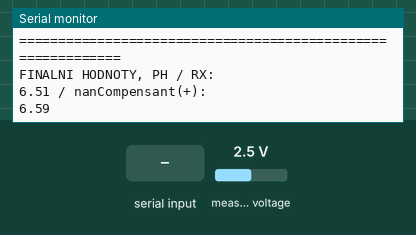
A sketch run on a simulated Arduino Uno, built with avr-gcc and run on an emulated ATmega328P. Parts: the last lines printed to the serial monitor. Inputs (shaded band) come from the test bench; at power-on: measured voltage 2.5 V.

Above: at 1.3 s.
1.4 s: measured voltage set to 0.1 V
At 1.56 s:
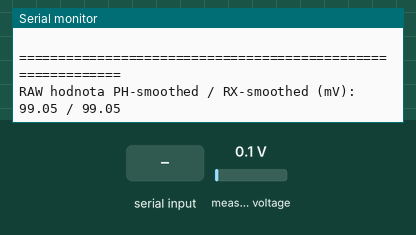
4.4 s: "PH4" received over Serial
At 6.4 s:
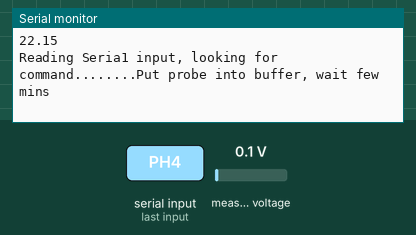

The sketch:

ph_rx_ads-readings_v2.ino
```cpp
#include <Wire.h>
#include <Adafruit_ADS1015.h>

// *** OBJECTS ***
Adafruit_ADS1015 ads1015RX(0x48);
Adafruit_ADS1015 ads1015PH(0x49);

// *** PH reference
float PH4_mV = 2887.4;      //PH reference voltage
float PH7_mV = 2424.5;

// ** PH **
float PH_constM;
float PH_constB;
float RawPHvalue_smooth;
float RawPHvalue_actual;
float PH_cal;
//***

// *** ORP reference
float RX475_mV = 0.0;     //ORP reference voltage
float RX650_mV = 0.0;

// ** ORP **
float RX_constM;
float RX_constB;
float RawRXvalue_smooth;
float RawRXvalue_actual;
float RX_cal;
//***

float MyTemp = 21.5;

String _SerialRead = "";    //SerialReadings-cache

void setup() {
  // put your setup code here, to run once:

  Serial.begin(9600);
  delay(50);

  ads1015RX.begin();
  delay(50);
  ads1015PH.begin();

Serial.println("Taking Readings from PH Sensor");

}

void loop() {
  // put your main code here, to run repeatedly:

  // receive data from serial console:
  if (Serial.available() > 0) {

      Serial.println("");
      Serial.print("Reading Seria1 input, looking for command........");

    while (Serial.available() > 0) {          //Only run when there is data available

    _SerialRead += char(Serial.read());       //Here every received char will be

    if (_SerialRead == "PH4") {               //Checks string and parse received command!

      PH4_mV = PHX_calibration("ph");

      Serial.println("got-ph4!");
      Serial.println("");

      _SerialRead = "";                 //Do something then clear the string
    }
       else if (_SerialRead == "PH7") {               //Checks string and parse received command!

      PH7_mV = PHX_calibration("ph");

      Serial.print("got-ph7!");
      Serial.println(" ");

      _SerialRead = "";                 //Do something then clear the string
    }
        else if (_SerialRead == "RX475") {               //Checks string and parse received command!

        RX475_mV = PHX_calibration("rx");

        Serial.print("got-rx475!");
        Serial.println(" ");

        _SerialRead = "";                 //Do something then clear the string
    }
        else if (_SerialRead == "RX650") {               //Checks string and parse received command!

        RX650_mV = PHX_calibration("rx");

        Serial.print("got-rx650!");
        Serial.println(" ");

        _SerialRead = "";                 //Do something then clear the string
    }
   }
  }

// ORP/PH formula: "y = mx + b"
//
//m = (y2-y1) / (x2-x1)
//m = ((7-4) / (PH7_rawV - PH4_rawV))
//
//b = (y1) - m*(x1)
//b = 4 - PH_constM*PH4_rawV
//
//pH (calibrated) = m(analogReadings) + b


  RawPHvalue_actual = 0.0;
  RawPHvalue_smooth = 0.0;

  //--------------------------------------------------------------------------------------------------
  RawPHvalue_smooth = PHX_readings("ph", 10, 1);                        //already converted
  RawPHvalue_actual = (ads1015PH.readADC_SingleEnded(0) * 3.001466);    //12bits;
  //--------------------------------------------------------------------------------------------------

  RawRXvalue_smooth = 0.0;
  RawRXvalue_actual = 0.0;

int RawRXval_buf[20];

  //--------------------------------------------------------------------------------------------------
  RawRXvalue_smooth = PHX_readings("rx", 10, 1);                             //already converted
  RawRXvalue_actual = (ads1015RX.readADC_SingleEnded(0) * 3.001466);  //12bits;
  //--------------------------------------------------------------------------------------------------

  Serial.println(" ");
  Serial.println("============================================================ ");
  Serial.print("RAW hodnota PH-smoothed / RX-smoothed (mV): ");
  Serial.print(RawPHvalue_smooth);
  Serial.print(" / ");
  Serial.print(RawRXvalue_smooth);
  Serial.println("");
  //-----------------------------------------------------------
  Serial.print("RAW hodnota PH-once / RX-once (mV):         ");
  Serial.print(RawPHvalue_actual);
  Serial.print(" / ");
  Serial.print(RawRXvalue_actual);
  Serial.println(" ");

PH_constM = ( (7.0 - 4.0)/(PH7_mV - PH4_mV) );
RX_constM = ( (650.0 - 450.0)/(RX650_mV - RX475_mV));

  Serial.println(" ");
  Serial.print("Konstanty M, PH / RX:                       ");
  Serial.print(PH_constM);
  Serial.print("  /  ");
  Serial.print(RX_constM);
  Serial.println(" ");
  delay(10);

PH_constB = (4.0-(PH_constM * PH4_mV));
RX_constB = (475.0-(RX_constM * RX475_mV));

Serial.print("Konstanta B, PH / RX:                       ");
  Serial.print(PH_constB);
  Serial.print(" / ");
  Serial.print(RX_constB);
  Serial.println(" ");
  delay(10);

PH_cal = ((PH_constM * RawPHvalue_smooth) + PH_constB);
RX_cal = ((RX_constM * RawRXvalue_smooth) + RX_constB);

  Serial.println("============================================================ ");
  Serial.print("FINALNI HODNOTY, PH / RX:                   ");
  Serial.print(PH_cal);
  Serial.print(" / ");
  Serial.print(RX_cal);

  // Final temperature compensation part, values mapped based on this article - table in the midle of this page:
  // https://chem.libretexts.org/Core/Physical_and_Theoretical_Chemistry/Acids_and_Bases/Acids_and_Bases_in_Aqueous_Solutions/The_pH_Scale/Temperature_Dependence_of_the_pH_of_pure_Water

  if (MyTemp >= 26.0 && MyTemp <= 40.0) {

    int tempcomp = map( ((int)MyTemp * 100), 2500, 4000, 0, 23);    //offset map: 0 at 25C and -0,23 at 40C
    PH_cal -= ( (float)tempcomp / 100.0);

      Serial.println("Compensant(-): ");
      Serial.print(PH_cal);
    }
    else if (MyTemp >= 0.0 && MyTemp <= 24.0) {                     //offset map: 0.47 at 0C and 0 at 25C

      int tempcomp = map( ((int)MyTemp * 100), 0, 2500, 47, 0);
      PH_cal += ( (float)tempcomp / 100.0);

      Serial.println("Compensant(+): ");
      Serial.print(PH_cal);
      }
      else {
        Serial.println("Compensant(=): ");
        }

  Serial.println("");

  delay(880);

} //loop


//------------------------------------------------------------------------------------------------ ADS Calibration Function

float PHX_calibration(char cal[2]) {                  //expecting "ph" od "rx" string to be passed to this and PHX_reading() func.

  float PHX_refV = 0.0; //calculated smooth value, it will be returned

  float PHX_F;      //first sample portion to be compared with secound one
  float PHX_S;      //secound sample to be compared with first one

  Serial.println("Put probe into buffer, wait few mins");
  delay(120000);

 do {

   Serial.println("");
   Serial.println("Calculation --> --> ");

    delay(5000);

   Serial.println("...first portion of (100smpls/10ms).");
    PHX_F = PHX_readings(cal, 100, 10);

   Serial.println(PHX_F, 4);
    delay(500);

   Serial.println("...secound portion (100smpls/10ms).");
    PHX_S = PHX_readings(cal, 100, 10);

    Serial.println(PHX_S, 4);
    delay(500);

    } while ( ( ((PHX_F + PHX_S) / 2.0) - PHX_F >= 0.5) || ( ((PHX_F + PHX_S) / 2.0) - PHX_S >= 0.5) );

  PHX_refV = ( (PHX_F + PHX_S) / 2.0);    //getting average value from both blocks
  delay(1000);

 Serial.println("");
 Serial.println("Put out probe from buffer. ");
 Serial.println("");
 Serial.println("Final obtained value: ");
 Serial.println(PHX_refV);

 delay(1000);

 Serial.print("Calibrated value received ................");

 //returning smooth value in mV
 return PHX_refV;

} //end-od calibration

//------------------------------------------------------------------------------------------------ ADS Reading Function

float PHX_readings(char sel[2], int sum, int dly) {

 float Raw_smooth = 0.0;  //smooth value, it will be returned from this function

 long Raw_buf[sum];
 long Raw_sum = 0;

 // re-reding of analog values from I2C [ ADS modules under PH-analog modules ]

 for (int i = 0; i < sum; i++) {        //Geting requested portion of samples from the sensor.

  if (sel == "ph") {                  //PH probe selection for readings

    Raw_buf[i] = ads1015PH.readADC_SingleEnded(0);
    delay(dly);                         //Set the delay (period) based on value passed to into

  }
  else if (sel == "rx") {             //ORP-Redox-Rx probe selection for readings

    Raw_buf[i] = ads1015RX.readADC_SingleEnded(0);
    delay(dly);                       //Set the delay (period) based on value passed to into
  }
  else {
    Serial.println("");
    Serial.print("Error: ");
    Serial.println("In PH/RX probe selection!");
  }

 } //smoothing process
  for (int i = 0; i < (sum - 1); i++) {     //sorting all analog data from small to large

    for (int j = i+1; j < sum; j++) {

      if (Raw_buf[i] > Raw_buf[j]) {

          int temp = Raw_buf[i];
              Raw_buf[i] = Raw_buf[j];
              Raw_buf[j] = temp;
      } //for
    } //if
  } //for

    for (int i = 2; i < (sum - 2); i++) {   //taking the average value from center of sorted sample

      Raw_sum += Raw_buf[i];
      }

  //Calculation of miliVolts smooth reading (volts must be positive 0-5V)
  Raw_smooth = (((float)Raw_sum / ((float)sum - 4.0) ) * 3.001466);       //convertig 12bits to mV

  //returning smooth value in mV
  return Raw_smooth;

} // ph-or-orp_reading function
```

Measured:
- after the input at 1.4 s, the serial monitor: prints a new line after 0.16 s (image 1)
- after the input at 4.4 s, the serial monitor: prints a new line after 1.0 s (image 2)
